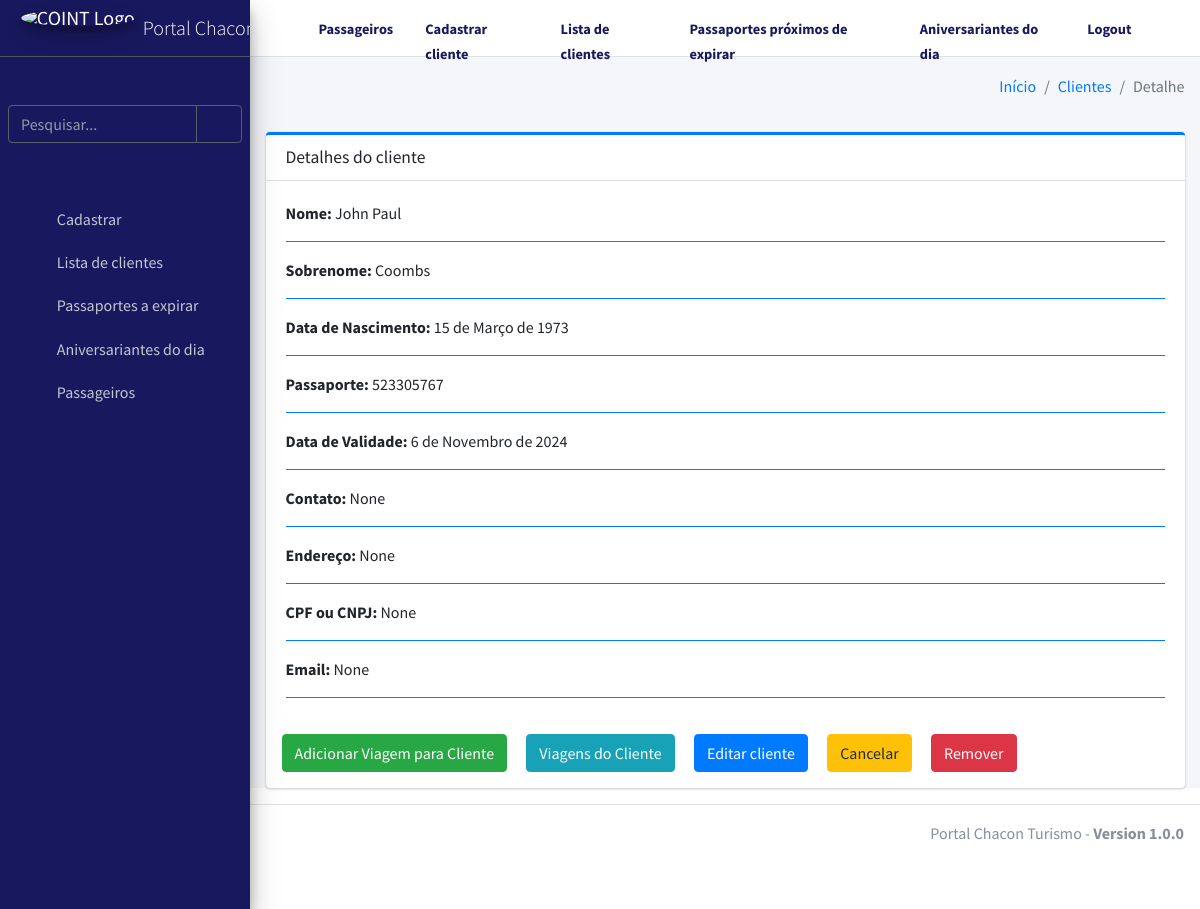
Page /example/5/ (signed in) on the committed database.
### apps/app_exemplo/models.py (models this page shows, shortened)
class Clientes(models.Model):
    nome = models.CharField("Nome", max_length=255, blank=True, null=True)
    sobrenome = models.CharField("Sobrenome", max_length=255, blank=True, null=True)
    datanascimento = models.DateField("Data de Nascimento", auto_now_add=False, blank=True, null=True )
    passaporte = models.CharField("Passaporte", max_length=255, blank=True, null=True)
    datavalidade = models.DateField("Data de Validade", auto_now_add=False, blank=True, null=True )
    contato = models.PositiveIntegerField("Contato", blank=True, null=True)
    cpfcnpj = models.CharField("CPF ou CNPJ", max_length=400, blank=True, null=True)
    endereco = models.CharField("Endereço", max_length=1000, blank=True, null=True)
    email = models.CharField("Email", max_length=400, blank=True, null=True)

### apps/app_exemplo/views.py (the view)
# urls.py: path('<int:pk>/', views.ClientesDetailView.as_view(), name='clientes-detail'),
@method_decorator(login_required, name='dispatch')
class ClientesDetailView(DetailView):
    model = models.Clientes
    template_name = "app_clientes/clientes_detail.html"
    context_object_name = "dados"
    def get_context_data(self, **kwargs):
        context = super().get_context_data(**kwargs)
        cliente = self.get_object()
        viagens_cliente = models.Viagens.objects.filter(cliente=cliente)
        context['viagens_cliente'] = viagens_cliente
        return context

### apps/app_exemplo/templates/app_clientes/clientes_detail.html (shortened to what this page needs)
{% extends "base/base.html" %}
{% load static %}
{% block breadcrumb %}
  <li class="breadcrumb-item"><a href="{% url 'base:index' %}">Início</a></li>
  <li class="breadcrumb-item"><a href="{% url 'example:clientes-list-datatable' %}">Clientes</a></li>
  <li class="breadcrumb-item active">Detalhe</li>
{% endblock %}
{% block content %}
<div class="card card-primary card-outline">
  <div class="card-header">
    <h3 class="card-title">Detalhes do cliente</h3>
  </div>
  <div class="card-body">
    <strong>Nome:</strong> {{ dados.nome }}<hr class="border-primary" >
    <strong>Sobrenome:</strong> {{ dados.sobrenome }}<hr class="border-primary" >
    <strong>Data de Nascimento:</strong> {{ dados.datanascimento }}<hr class="border-primary" >
    <strong>Passaporte:</strong> {{ dados.passaporte }} <hr class="border-primary" >
    <strong>Data de Validade:</strong> {{ dados.datavalidade }} <hr class="border-primary" >
    <strong>Contato:</strong> {{ dados.contato }} <hr class="border-primary" >
    <strong>Endereço:</strong> {{ dados.endereco }} <hr class="border-primary" >
    <strong>CPF ou CNPJ:</strong> {{ dados.cpfcnpj }} <hr class="border-primary" >
    <strong>Email:</strong> {{ dados.email }} <hr class="border-primary" >
  </div>
  <div class="mb-3 ml-2">
    <a href="{% url 'example:viagens-create' cliente_id=dados.pk %}" class="mx-2">
      <button type="button" class="btn btn-success"> Adicionar Viagem para Cliente </button>
    </a>
    <a href="{% url 'example:viagens-list' cliente_id=dados.pk %}" class="mx-2">
      <button type="button" class="btn btn-info">Viagens do Cliente </button>
    </a>
    <a href="{% url 'example:clientes-update' dados.id %}" class="mx-2">
      <button type="button" class="btn btn-primary"> Editar cliente </button>
    </a>
    <a href="{% url 'example:clientes-list-datatable' %}" class="mx-2">
      <button type="button" class="btn btn-warning"> Cancelar </button>
    </a>
    <a href="{% url 'example:clientes-delete' dados.id %}" class="mx-2">
      <button type="button" class="btn btn-danger"> Remover </button>
    </a>
  </div>
</div>
{% endblock %}

### rows in the picture
Clientes: nome "John Paul", sobrenome "Coombs", datanascimento "15 de Março de 1973", passaporte "523305767", datavalidade "6 de Novembro de 2024", contato "None", endereco "None", cpfcnpj "None", email "None"
